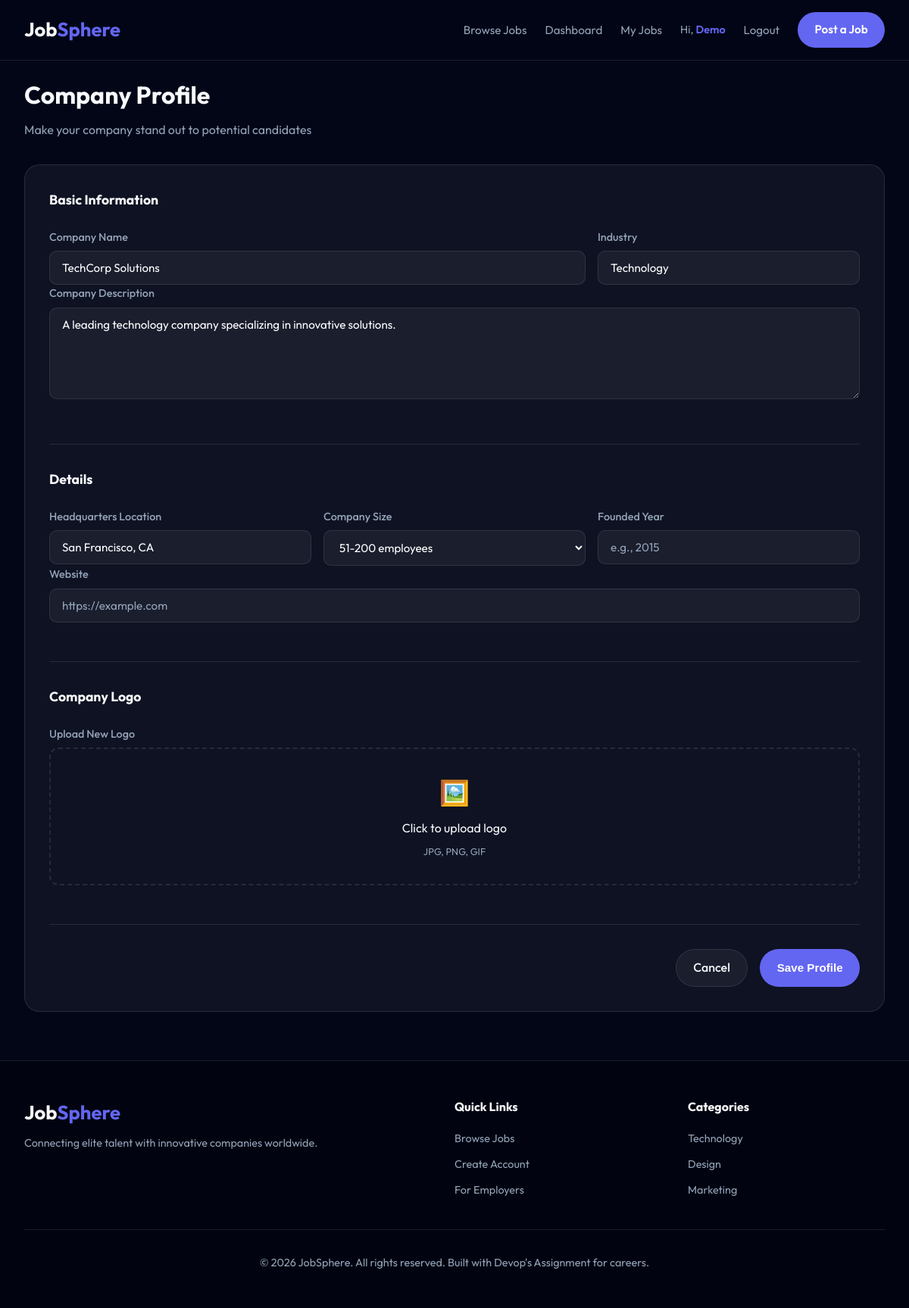
The app's page /employer/profile (signed in) with its own data.
### models.py (models this page shows, shortened)
class User(UserMixin, db.Model):
    __tablename__ = 'users'
    id = db.Column(db.Integer, primary_key=True)
    email = db.Column(db.String(120), unique=True, nullable=False, index=True)
    password_hash = db.Column(db.String(256), nullable=False)
    name = db.Column(db.String(100), nullable=False)
    role = db.Column(db.String(20), nullable=False, default='jobseeker')  # admin, employer, jobseeker
    phone = db.Column(db.String(20))
    bio = db.Column(db.Text)
    resume_path = db.Column(db.String(255))
    skills = db.Column(db.Text)  # Comma-separated skills
    location = db.Column(db.String(100))
    is_active = db.Column(db.Boolean, default=True)
    created_at = db.Column(db.DateTime, default=datetime.utcnow)
    updated_at = db.Column(db.DateTime, default=datetime.utcnow, onupdate=datetime.utcnow)
    company = db.relationship('Company', backref='owner', uselist=False, lazy=True)
    applications = db.relationship('Application', backref='applicant', lazy='dynamic')
    def is_employer(self):
        return self.role == 'employer'
    def is_jobseeker(self):
        return self.role == 'jobseeker'

class Company(db.Model):
    __tablename__ = 'companies'
    id = db.Column(db.Integer, primary_key=True)
    user_id = db.Column(db.Integer, db.ForeignKey('users.id'), nullable=False)
    name = db.Column(db.String(150), nullable=False)
    description = db.Column(db.Text)
    website = db.Column(db.String(255))
    logo_path = db.Column(db.String(255))
    location = db.Column(db.String(100))
    industry = db.Column(db.String(100))
    size = db.Column(db.String(50))  # e.g., "1-10", "11-50", "51-200", etc.
    founded_year = db.Column(db.Integer)
    created_at = db.Column(db.DateTime, default=datetime.utcnow)
    jobs = db.relationship('Job', backref='company', lazy='dynamic')

### app.py (the view, shortened to what this page needs)
@app.route('/employer/profile', methods=['GET', 'POST'])
@login_required
@employer_required
def employer_profile():
    company = current_user.company
    if not company:
        company = Company(user_id=current_user.id, name=f"{current_user.name}'s Company")
        db.session.add(company)
        db.session.commit()
    form = CompanyForm(obj=company)
    return render_template('employer/profile.html', form=form, company=company)

### forms.py
class CompanyForm(FlaskForm):
    name = StringField('Company Name', validators=[
        DataRequired(message='Company name is required'),
        Length(min=2, max=150)
    ])
    description = TextAreaField('Company Description', validators=[
        Optional(),
        Length(max=5000)
    ])
    website = StringField('Website', validators=[Optional(), Length(max=255)])
    location = StringField('Headquarters Location', validators=[Optional(), Length(max=100)])
    industry = StringField('Industry', validators=[Optional(), Length(max=100)])
    size = SelectField('Company Size', choices=[
        ('', 'Select size'),
        ('1-10', '1-10 employees'),
        ('11-50', '11-50 employees'),
        ('51-200', '51-200 employees'),
        ('201-500', '201-500 employees'),
        ('501-1000', '501-1000 employees'),
        ('1000+', '1000+ employees')
    ], validators=[Optional()])
    founded_year = IntegerField('Founded Year', validators=[
        Optional(),
        NumberRange(min=1800, max=2030, message='Please enter a valid year')
    ])
    logo = FileField('Company Logo', validators=[
        FileAllowed(['jpg', 'jpeg', 'png', 'gif'], 'Only image files allowed')
    ])

### app.py (called while the page is built)
@login_manager.user_loader
def load_user(user_id):
    return User.query.get(int(user_id))

def employer_required(f):
    @wraps(f)
    def decorated_function(*args, **kwargs):
        if not current_user.is_authenticated or not current_user.is_employer():
            flash('Employer access required.', 'error')
            return redirect(url_for('index'))
        return f(*args, **kwargs)
    return decorated_function

### templates/employer/profile.html (shortened to what this page needs)
{% extends 'base.html' %}
{% block content %}
<div class="page-content">
    <div class="container">
        <div class="page-header">
            <h1>Company Profile</h1>
            <p>Make your company stand out to potential candidates</p>
        </div>
        <div class="form-card">
            <form method="POST" enctype="multipart/form-data">
                <div class="form-section">
                    <h3>Basic Information</h3>
                    <div class="form-row">
                        <div class="form-group flex-2">
                            <label for="name">{{ form.name.label.text }}</label>
                            {{ form.name(class="form-control") }}
                        </div>
                        <div class="form-group">
                            <label for="industry">{{ form.industry.label.text }}</label>
                            {{ form.industry(class="form-control", placeholder="e.g., Technology, Healthcare") }}
                        </div>
                    </div>
                    <div class="form-group">
                        <label for="description">{{ form.description.label.text }}</label>
                        {{ form.description(class="form-control", rows="5", placeholder="Tell candidates about your
                        company, culture, and mission...") }}
                    </div>
                </div>
                <div class="form-section">
                    <h3>Details</h3>
                    <div class="form-row">
                        <div class="form-group">
                            <label for="location">{{ form.location.label.text }}</label>
                            {{ form.location(class="form-control", placeholder="City, Country") }}
                        </div>
                        <div class="form-group">
                            <label for="size">{{ form.size.label.text }}</label>
                            {{ form.size(class="form-control") }}
                        </div>
                        <div class="form-group">
                            <label for="founded_year">{{ form.founded_year.label.text }}</label>
                            {{ form.founded_year(class="form-control", placeholder="e.g., 2015") }}
                        </div>
                    </div>
                    <div class="form-group">
                        <label for="website">{{ form.website.label.text }}</label>
                        {{ form.website(class="form-control", placeholder="https://example.com") }}
                    </div>
                </div>
                <div class="form-section">
                    <h3>Company Logo</h3>
                    <div class="logo-upload-area">
                        <div class="form-group">
                            <label>Upload New Logo</label>
                            <div class="file-upload-area">
                                <div class="file-upload-label">
                                    <span class="upload-icon">🖼️</span>
                                    <span>Click to upload logo</span>
                                    <span class="file-types">JPG, PNG, GIF</span>
                                </div>
                            </div>
                        </div>
                    </div>
                </div>
                <div class="form-actions">
                    <a href="{{ url_for('employer_dashboard') }}" class="btn-secondary">Cancel</a>
                    <button type="submit" class="btn-primary">Save Profile</button>
                </div>
            </form>
        </div>
    </div>
</div>
{% endblock %}

### templates/base.html (shortened to what this page needs)
<!DOCTYPE html>
<html lang="en">
<head>
    <link rel="stylesheet" href="{{ url_for('static', filename='css/styles.css') }}">
</head>
<body>
    <header class="navbar">
        <div class="container">
            <a href="{{ url_for('index') }}" class="logo">Job<span>Sphere</span></a>
            <nav>
                <ul>
                    <li><a href="{{ url_for('index') }}#jobs">Browse Jobs</a></li>
                    {% if current_user.is_authenticated %}
                    {% if current_user.is_jobseeker() %}
                    <li><a href="{{ url_for('ats') }}">ATS Checker</a></li>
                    <li><a href="{{ url_for('my_applications') }}">My Applications</a></li>
                    <li><a href="{{ url_for('profile') }}">Profile</a></li>
                    {% elif current_user.is_employer() %}
                    <li><a href="{{ url_for('employer_dashboard') }}">Dashboard</a></li>
                    <li><a href="{{ url_for('employer_jobs') }}">My Jobs</a></li>
                    {% elif current_user.is_admin() %}
                    <li><a href="{{ url_for('admin_dashboard') }}">Admin Hub</a></li>
                    {% endif %}
                    <li class="user-greeting">Hi, <span>{{ current_user.name.split(' ')[0] }}</span></li>
                    <li><a href="{{ url_for('logout') }}">Logout</a></li>
                    {% else %}
                    <li><a href="{{ url_for('login') }}">Login</a></li>
                    <li><a href="{{ url_for('register') }}" class="btn-primary">Get Started</a></li>
                    {% endif %}
                    {% if current_user.is_authenticated and current_user.is_employer() %}
                    <li><a href="{{ url_for('employer_job_new') }}" class="btn-primary">Post a Job</a></li>
                    {% endif %}
                </ul>
            </nav>
        </div>
    </header>
    <main>
        {% block content %}{% endblock %}
    </main>
    <footer>
        <div class="container">
            <div class="footer-content">
                <div class="footer-brand">
                    <a href="/" class="logo">Job<span>Sphere</span></a>
                    <p>Connecting elite talent with innovative companies worldwide.</p>
                </div>
                <div class="footer-links">
                    <h4>Quick Links</h4>
                    <ul>
                        <li><a href="{{ url_for('index') }}">Browse Jobs</a></li>
                        <li><a href="{{ url_for('register') }}">Create Account</a></li>
                        <li><a href="#">For Employers</a></li>
                    </ul>
                </div>
                <div class="footer-links">
                    <h4>Categories</h4>
                    <ul>
                        <li><a href="#">Technology</a></li>
                        <li><a href="#">Design</a></li>
                        <li><a href="#">Marketing</a></li>
                    </ul>
                </div>
            </div>
            <div class="footer-bottom">
                <p>&copy; 2026 JobSphere. All rights reserved. Built with Devop's Assignment for careers.</p>
            </div>
        </div>
    </footer>
</body>
</html>

### static/css/styles.css (style rules this page uses)
:root { --primary: #6366f1; --primary-hover: #4f46e5; --secondary: #0f172a; --accent: #f43f5e; --success: #10b981; --warning: #f59e0b; --bg-dark: #020617; --glass-bg: rgba(255, 255, 255, 0.05); --glass-border: rgba(255, 255, 255, 0.1); --text-main: #f8fafc; --text-muted: #94a3b8; --transition: all 0.3s cubic-bezier(0.4, 0, 0.2, 1); }
* { margin: 0; padding: 0; box-sizing: border-box; }
body { font-family: 'Outfit', sans-serif; background-color: var(--bg-dark); color: var(--text-main); line-height: 1.6; overflow-x: hidden; }
.container { max-width: 1200px; margin: 0 auto; padding: 0 2rem; }
.navbar { padding: 1rem 0; position: fixed; width: 100%; top: 0; z-index: 1000; backdrop-filter: blur(10px); background: rgba(2, 6, 23, 0.9); border-bottom: 1px solid var(--glass-border); }
.navbar .container { display: flex; justify-content: space-between; align-items: center; }
.logo { font-size: 1.6rem; font-weight: 700; text-decoration: none; color: var(--text-main); }
.logo span { color: var(--primary); }
nav ul { display: flex; list-style: none; gap: 1.5rem; align-items: center; }
nav a { text-decoration: none; color: var(--text-muted); font-weight: 400; transition: var(--transition); font-size: 0.95rem; }
.user-greeting { color: var(--text-muted); font-size: 0.9rem; }
.user-greeting span { color: var(--primary); font-weight: 600; }
.btn-primary { background: var(--primary); color: white !important; padding: 0.7rem 1.4rem; border-radius: 50px; font-weight: 600; border: none; cursor: pointer; transition: var(--transition); display: inline-flex; align-items: center; gap: 0.5rem; text-decoration: none; font-size: 0.95rem; }
.btn-secondary { background: var(--glass-bg); color: var(--text-main); padding: 0.7rem 1.4rem; border-radius: 50px; font-weight: 500; border: 1px solid var(--glass-border); cursor: pointer; transition: var(--transition); text-decoration: none; }
.page-content { padding-top: 100px; min-height: 100vh; padding-bottom: 4rem; }
.page-header { margin-bottom: 2rem; }
.page-header h1 { font-size: 2rem; margin-bottom: 0.5rem; }
.page-header p { color: var(--text-muted); }
.form-card { background: var(--glass-bg); border: 1px solid var(--glass-border); padding: 2rem; border-radius: 20px; }
.form-section { margin-bottom: 2rem; padding-bottom: 2rem; border-bottom: 1px solid var(--glass-border); }
.form-section h3 { margin-bottom: 1.5rem; font-size: 1.1rem; }
.form-group { margin-bottom: 1.2rem; text-align: left; }
.form-group label { display: block; margin-bottom: 0.4rem; font-size: 0.9rem; font-weight: 500; color: var(--text-muted); }
.form-control { width: 100%; background: var(--glass-bg); border: 1px solid var(--glass-border); padding: 0.75rem 1rem; border-radius: 10px; color: white; outline: none; transition: var(--transition); font-size: 0.95rem; font-family: inherit; }
.form-control::placeholder { color: var(--text-muted); }
textarea.form-control { resize: vertical; min-height: 100px; }
select.form-control { cursor: pointer; }
.form-row { display: grid; grid-template-columns: repeat(auto-fit, minmax(200px, 1fr)); gap: 1rem; }
.form-row .form-group { margin-bottom: 0; }
.flex-2 { grid-column: span 2; }
.form-actions { display: flex; justify-content: flex-end; gap: 1rem; margin-top: 2rem; }
.file-upload-area { position: relative; border: 2px dashed var(--glass-border); border-radius: 12px; padding: 2rem; text-align: center; cursor: pointer; transition: var(--transition); }
.file-upload-label { display: flex; flex-direction: column; align-items: center; gap: 0.5rem; pointer-events: none; }
.upload-icon { font-size: 2rem; }
.file-types { font-size: 0.8rem; color: var(--text-muted); }
footer { padding: 3rem 0; border-top: 1px solid var(--glass-border); background: rgba(0, 0, 0, 0.3); }
.footer-content { display: grid; grid-template-columns: 2fr 1fr 1fr; gap: 3rem; margin-bottom: 2rem; }
.footer-brand .logo { margin-bottom: 0.5rem; display: inline-block; }
.footer-brand p { color: var(--text-muted); font-size: 0.9rem; }
.footer-links h4 { margin-bottom: 1rem; font-size: 1rem; }
.footer-links ul { list-style: none; }
.footer-links li { margin-bottom: 0.5rem; }
.footer-links a { color: var(--text-muted); text-decoration: none; font-size: 0.9rem; }
.footer-bottom { text-align: center; padding-top: 2rem; border-top: 1px solid var(--glass-border); color: var(--text-muted); font-size: 0.9rem; }

### records on screen
User: name "Demo"
Company: name "TechCorp Solutions", industry "Technology", description "A leading technology company specializing in innovative solutions.", location "San Francisco, CA", size "51-200 employees"
